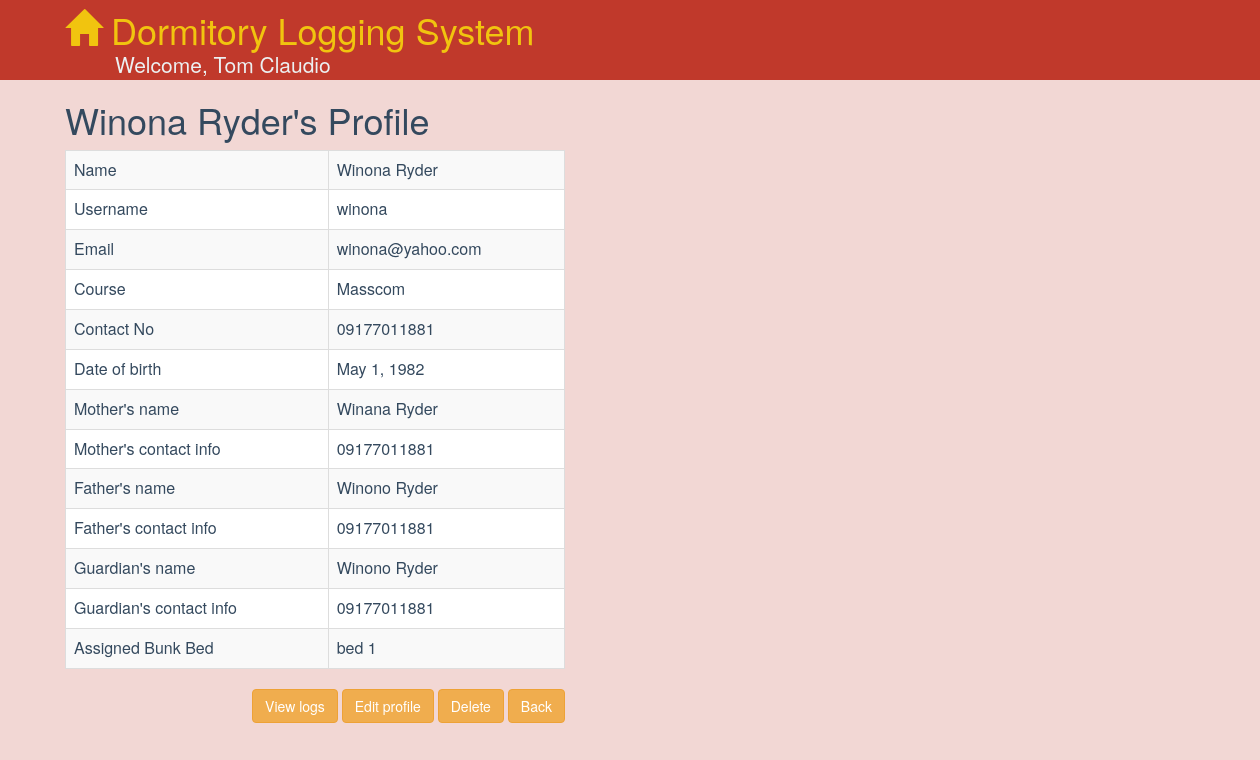
Screenshot of /student/winona/ (signed in) with the database file from the repository.
### dormitory/models.py (models this page shows, shortened)
class Student(models.Model):
    user = models.OneToOneField(User, on_delete=models.CASCADE)
    course = models.CharField(max_length=32)
    contact_no = models.CharField(max_length=16, verbose_name="Contact Number")
    birth_date = models.DateField(null=True, blank=True)
    mother_name = models.CharField(max_length=64)
    mother_contact = models.CharField(max_length=16, verbose_name="Contact Number")
    father_name = models.CharField(max_length=64)
    father_contact = models.CharField(max_length=16, verbose_name="Contact Number")
    guardian_name = models.CharField(max_length=64)
    guardian_contact = models.CharField(max_length=16, verbose_name="Contact Number")
    bunk = models.OneToOneField(Bunk)

class Bunk(models.Model):
    code = models.CharField(max_length=12, unique=True)
    objects = BunkManager()

### dormitory/views.py (the view)
@login_required
def student_profile(request, username):
    user = User.objects.get(username=username)
    profile = Student.objects.get(user=user)
    return render(request, 'student_profile.html', {'profile': profile})

### dormitory/templates/student_profile.html
{% extends 'base.html' %}
{% block content %}
<div class="row" style="margin-left:50px; max-width:500px">
    <h1 id="app-title">{{profile.user.first_name}} {{profile.user.last_name}}'s Profile</h1>
    <table class="table table-bordered table-striped">
        <tr>
            <td>Name</td>
            <td>{{profile.user.first_name}} {{profile.user.last_name}}</td>
        </tr>
        <tr>
            <td>Username</td>
            <td>{{profile.user.username}}</td>
        </tr>
        <tr>
            <td>Email</td>
            <td>{{profile.user.email}}</td>
        </tr>
        <tr>
            <td>Course</td>
            <td>{{profile.course}}</td>
        </tr>
        <tr>
            <td>Contact No</td>
            <td>{{profile.contact_no}}</td>
        </tr>
        <tr>
            <td>Date of birth</td>
            <td>{{profile.birth_date}}</td>
        </tr>
        <tr>
            <td>Mother's name</td>
            <td>{{profile.mother_name}}</td>
        </tr>
        <tr>
            <td>Mother's contact info</td>
            <td>{{profile.mother_contact}}</td>
        </tr>
        <tr>
            <td>Father's name</td>
            <td>{{profile.father_name}}</td>
        </tr>
        <tr>
            <td>Father's contact info</td>
            <td>{{profile.father_contact}}</td>
        </tr>
        <tr>
            <td>Guardian's name</td>
            <td>{{profile.guardian_name}}</td>
        </tr>
        <tr>
            <td>Guardian's contact info</td>
            <td>{{profile.guardian_contact}}</td>
        </tr>
        <tr>
            <td>Assigned Bunk Bed</td>
            <td>{{profile.bunk.code}}</td>
        </tr>
    </table>
    <div class="pull-right" style="margin-bottom: 10px">
        <a class="btn btn-warning btn-md" role="button" href="{% url 'student_logs' profile.user.username %}">View logs</a>
        <a class="btn btn-warning btn-md" role="button" href="{% url 'edit_student_profile' profile.user.username %}">Edit profile</a>
        <a class="btn btn-warning btn-md" role="button" href="{% url 'delete_student' profile.user.username %}">Delete</a>
        <a class="btn btn-warning btn-md" role="button" href="{% url 'list_students' %}">Back</a>
    </div>
</div>
{% endblock %}

### dormitory/templates/base.html (shortened to what this page needs)
<html>
    <head>
        <link href="https://maxcdn.bootstrapcdn.com/bootstrap/3.3.7/css/bootstrap.min.css" rel="stylesheet">
        <link href="https://cdnjs.cloudflare.com/ajax/libs/bootstrap-datepicker/1.6.4/css/bootstrap-datepicker.css" rel="stylesheet" />
    </head>
    <body style="background-color: rgba(192, 57, 43,.20); min-width: 1200px">
        <div class="container-fluid">
            <div class="row" style="background-color: #c0392b; min-height:80px">
                <div class="col-xs-12" style='margin-left: 50px'>
                    <a href="{% url 'index' %}">
                        <h1 style="color: #f1c40f; margin: 10px 0px 0px 0px"><span class="glyphicon glyphicon-home"></span> Dormitory Logging System</h1>
                    </a>
                    <small style="color: #ecf0f1; margin: 0px 0px 0px 50px" class="lead">
                        {% if request.user.first_name %}
                            Welcome, {{request.user.first_name | title }} {{request.user.last_name | title }}
                        {% else %}
                            Welcome
                        {% endif %}
                    </small>
                </div>
            </div>
            {% block content %}{% endblock %}
        </div>
    </body>
</html>

### dormitory/templates/base.html (style rules this page uses)
#app-title { color: rgba(52, 73, 94,1.0) }
table { background-color: white; color:rgba(52, 73, 94,1.0); }

### rows the page displays
Student: user.first_name "Winona", user.last_name "Ryder", user.username "winona", user.email "winona@yahoo.com", course "Masscom", contact_no "09177011881", birth_date "May 1, 1982", mother_name "Winana Ryder", mother_contact "09177011881", father_name "Winono Ryder", father_contact "09177011881", guardian_name "Winono Ryder", guardian_contact "09177011881", bunk.code "bed 1"

### other values shown
{{ request.user.first_name | title }} "Tom"
{{ request.user.last_name | title }} "Claudio"
